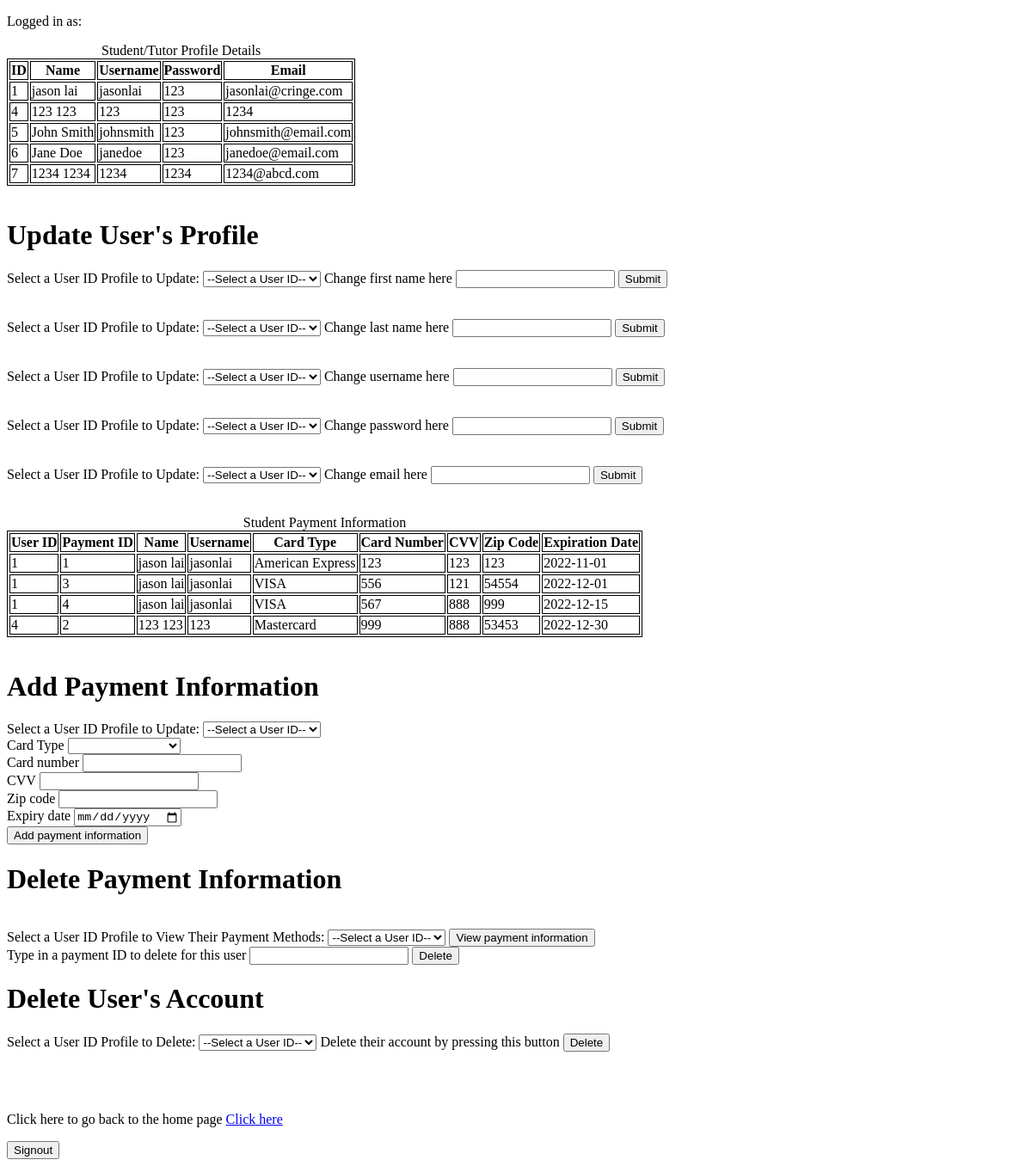
Before: /adminFiles/userProfileEdit.php with the older database file.
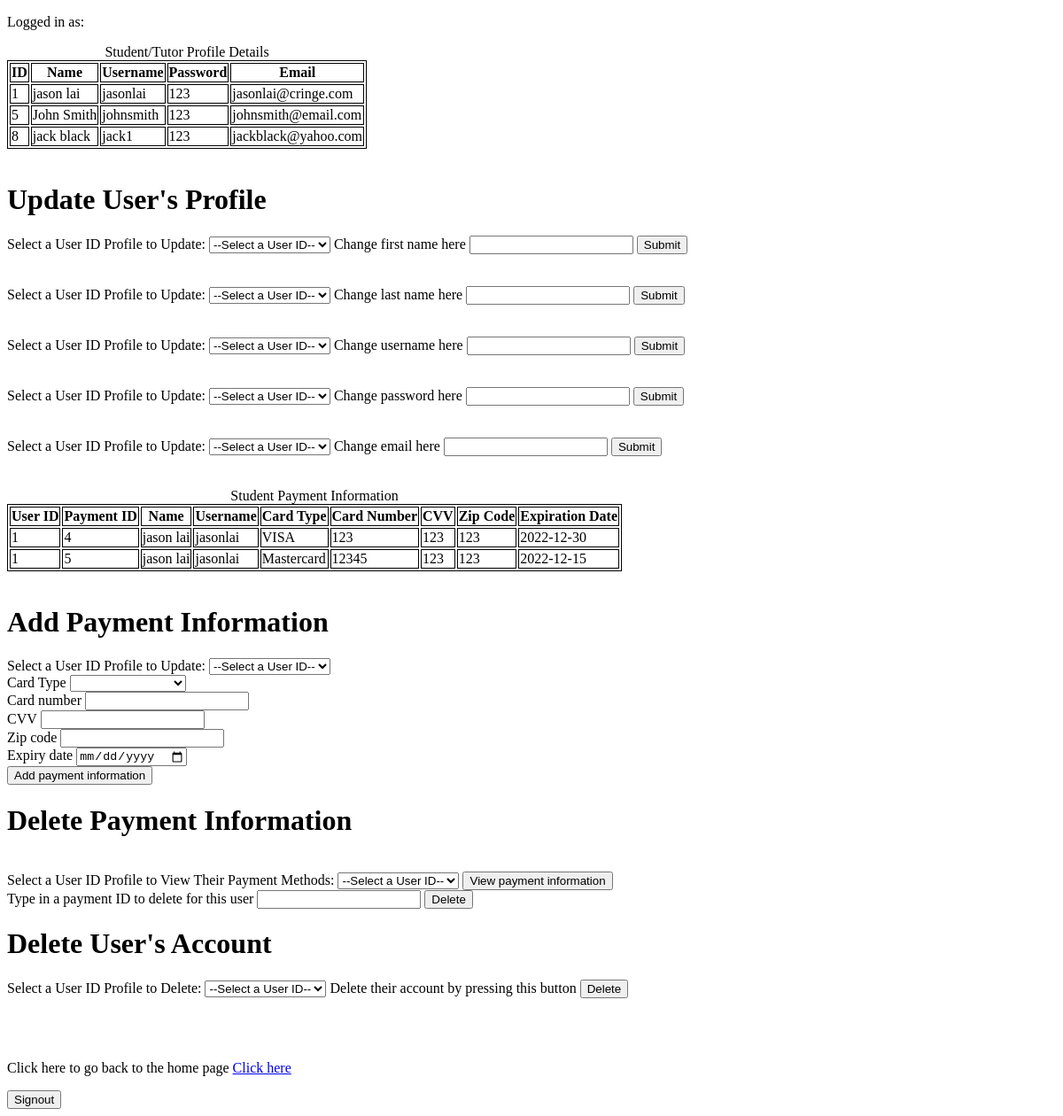
After: the same page with the newer database file.
### tables this page shows
CREATE TABLE `user` (
  `user_id` int(11) NOT NULL,
  `password` text NOT NULL,
  `user_fname` text NOT NULL,
  `user_lname` text NOT NULL,
  `username` text NOT NULL,
  `email` text NOT NULL,
  `is_tutor` int(11) NOT NULL DEFAULT '0'
);

### adminFiles/userProfileEditBackend.php (the view, shortened to what this page needs)
<?php
$link = mysqli_connect(DB_SERVER, DB_USERNAME, DB_PASSWORD, DB_NAME);
$user_table = "";
$payload = "SELECT user_id, user_fname, user_lname, username, password, email FROM user WHERE is_tutor='0' OR is_tutor='1'";
$result = mysqli_query($link, $payload);
if (mysqli_num_rows($result) > 0) {
    $user_table .= "<table><caption>Student/Tutor Profile Details</caption><tr><th>ID</th><th>Name</th><th>Username</th><th>Password</th><th>Email</th></tr>";
	while ($row = mysqli_fetch_assoc($result)){
	    $user_table .= "<tr><td>".$row["user_id"]."</td><td>".$row["user_fname"]." ".$row["user_lname"]."</td><td>".$row["username"]."</td><td>".$row["password"]."</td><td>".$row["email"]."</td></tr>";
    }
    $user_table .= "</table>";
}
else
{
	$user_table .= "<table><tr><th>Student name</th><th>Student username</th><th>Student password</th><th>Student email</th></tr></table>";
	$user_table .= "<p>0 results</p>";
}
$student_payment_table = "";
$payload = "SELECT user_id, payment_id, user_fname, user_lname, username, card_type, card_num, CVV, zip_code, exp_date FROM user_table_with_paymentinfo";
$result = mysqli_query($link, $payload);
if (mysqli_num_rows($result) > 0) {
    $student_payment_table .= "<table><caption>Student Payment Information</caption><tr><th>User ID</th><th>Payment ID</th><th>Name</th><th>Username</th><th>Card Type</th><th>Card Number</th><th>CVV</th><th>Zip Code</th><th>Expiration Date</th></tr>";
	while ($row = mysqli_fetch_assoc($result)){
	    $student_payment_table .= "<tr><td>".$row["user_id"]."</td><td>".$row["payment_id"]."</td><td>".$row["user_fname"]." ".$row["user_lname"]."</td><td>".$row["username"]."</td><td>".$row["card_type"]."</td><td>".$row["card_num"]."</td><td>".$row["CVV"]."</td><td>".$row["zip_code"]."</td><td>".$row["exp_date"]."</td></tr>";
    }
    $student_payment_table .= "</table>";
}
?>

Changed rows visible on the page:
removed user: user_id "4", user_fname "123", user_lname "123", username "123", password "123", email "1234"
no longer on this page (row edited): user: user_id "6", user_fname "Jane", user_lname "Doe", username "janedoe", password "123", email "janedoe@email.com"
no longer on this page (row edited): user: user_id "7", user_fname "1234", user_lname "1234", username "1234", password "1234", email "1234@abcd.com"
added user: user_id "8", user_fname "jack", user_lname "black", username "jack1", password "123", email "jackblack@yahoo.com"
Other visible differences:
new list line: "1 4 jason lai jasonlai VISA 123 123 123 2022-12-30"
new list line: "1 5 jason lai jasonlai Mastercard 12345 123 123 2022-12-15"
list line gone: "1 1 jason lai jasonlai American Express 123 123 123 2022-11-01"
list line gone: "1 3 jason lai jasonlai VISA 556 121 54554 2022-12-01"
list line gone: "1 4 jason lai jasonlai VISA 567 888 999 2022-12-15"
list line gone: "4 2 123 123 123 Mastercard 999 888 53453 2022-12-30"
